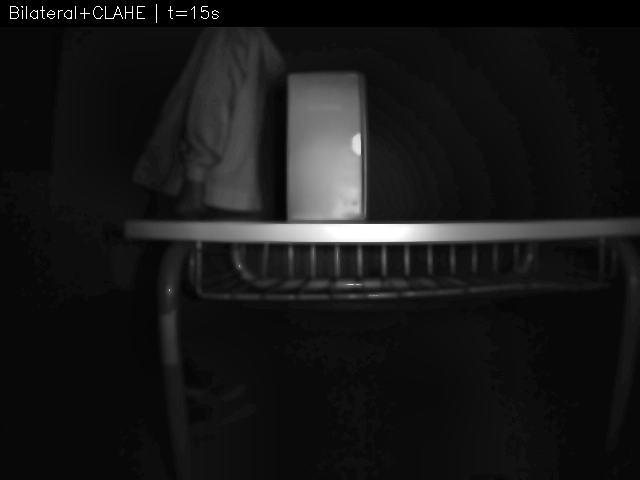
//> input picture samples/snaps_scene100/snap_Bilateral_CLAHE_t15.png, 640 x 480 px, given in place of the camera
$ ./vision_test   (built with g++ and OpenCV 4)
//> lines starting //> are read from the running program, lines starting //| are printed output that depends on the picture
#include <opencv2/opencv.hpp>
#include <iostream>
#include <vector>
#include <thread>
#include <mutex>
#include <atomic>
#include <sys/socket.h>
#include <netinet/in.h>
#include <unistd.h>
#include <cstring>

// --- GLOBAL SHARED RESOURCES ---
cv::Mat globalFrame;
std::mutex frameMutex;
std::atomic<bool> isRunning(true);

// --- MJPEG STREAMING SERVER (Unchanged) ---
void mjpegServer(int port) {
    int server_fd, new_socket;
    struct sockaddr_in address;
    int opt = 1;
    int addrlen = sizeof(address);

    if ((server_fd = socket(AF_INET, SOCK_STREAM, 0)) == 0) {
        perror("Socket failed");
        return;
    }
    if (setsockopt(server_fd, SOL_SOCKET, SO_REUSEADDR | SO_REUSEPORT, &opt, sizeof(opt))) {
        perror("setsockopt");
        return;
    }
    address.sin_family = AF_INET;
    address.sin_addr.s_addr = INADDR_ANY;
    address.sin_port = htons(port);
    if (bind(server_fd, (struct sockaddr *)&address, sizeof(address)) < 0) {
        perror("Bind failed");
        return;
    }
    if (listen(server_fd, 3) < 0) {
        perror("Listen");
        return;
    }

    std::cout << "🌐 MJPEG Server running on port " << port << std::endl;

    while (isRunning) {
        if ((new_socket = accept(server_fd, (struct sockaddr *)&address, (socklen_t*)&addrlen)) < 0) {
            continue;
        }
        std::string header = "HTTP/1.1 200 OK\r\nContent-Type: multipart/x-mixed-replace; boundary=boundarydonotcross\r\nConnection: close\r\n\r\n";
        send(new_socket, header.c_str(), header.length(), 0);

        while (isRunning) {
            cv::Mat img;
            {
                std::lock_guard<std::mutex> lock(frameMutex);
                if (globalFrame.empty()) { usleep(10000); continue; }
                img = globalFrame.clone();
            }

            std::vector<uchar> buffer;
            std::vector<int> params = {cv::IMWRITE_JPEG_QUALITY, 50};
            cv::imencode(".jpg", img, buffer, params);

            std::string boundary = "--boundarydonotcross\r\n";
            std::string contentType = "Content-Type: image/jpeg\r\n";
            std::string contentLength = "Content-Length: " + std::to_string(buffer.size()) + "\r\n\r\n";

            if (send(new_socket, boundary.c_str(), boundary.length(), MSG_NOSIGNAL) < 0) break;
            if (send(new_socket, contentType.c_str(), contentType.length(), MSG_NOSIGNAL) < 0) break;
            if (send(new_socket, contentLength.c_str(), contentLength.length(), MSG_NOSIGNAL) < 0) break;
            if (send(new_socket, buffer.data(), buffer.size(), MSG_NOSIGNAL) < 0) break;
            if (send(new_socket, "\r\n", 2, MSG_NOSIGNAL) < 0) break;

            usleep(33000);
        }
        close(new_socket);
    }
    close(server_fd);
}

// --- VISUALIZATION HELPER ---
// Adds a label to an image
void addLabel(cv::Mat& img, std::string text) {
    cv::rectangle(img, cv::Point(0, 0), cv::Point(img.cols, 25), cv::Scalar(0), -1); // Black banner
    cv::putText(img, text, cv::Point(5, 18), cv::FONT_HERSHEY_SIMPLEX, 0.5, cv::Scalar(255), 1);
}

class NightVisionDemo {
private:
    cv::VideoCapture cap;
    cv::Ptr<cv::CLAHE> clahe;
    cv::Mat sharpen_kernel;

    // Constants
    const double CLAHE_CLIP_LIMIT = 4.0;
    const cv::Size CLAHE_TILE_GRID = cv::Size(8, 8);

public:
    NightVisionDemo(int src) {
        cap.open(src, cv::CAP_V4L2);
        cap.set(cv::CAP_PROP_FRAME_WIDTH, 1920);
        cap.set(cv::CAP_PROP_FRAME_HEIGHT, 1080);
        cap.set(cv::CAP_PROP_BUFFERSIZE, 1);

        clahe = cv::createCLAHE(CLAHE_CLIP_LIMIT, CLAHE_TILE_GRID);

        // Moderate Sharpening Kernel
        sharpen_kernel = (cv::Mat_<float>(3, 3) <<
                           0, -1,  0,
                          -1,  5, -1,
                           0, -1,  0);
    }

    void run() {
        cv::Mat frame, gray, equalized, denoised, sharp, boosted;
        cv::Mat grid, topRow, bottomRow;

        // Small temporary mats for resizing
        cv::Mat s_gray, s_clahe, s_denoise, s_sharp, s_boost, s_final;

        std::cout << "SUCCESS: Pipeline Visualization Started!" << std::endl;

        while (isRunning) {
            cap >> frame;
//> frame is the input picture: 480 rows x 640 cols, CV_8UC3; min 0, max 255, mean 23.6
            if (frame.empty()) break;

            // --- THE PIPELINE ---

            // 1. Raw Input (Rotate & Gray)
            cv::rotate(frame, frame, cv::ROTATE_180);
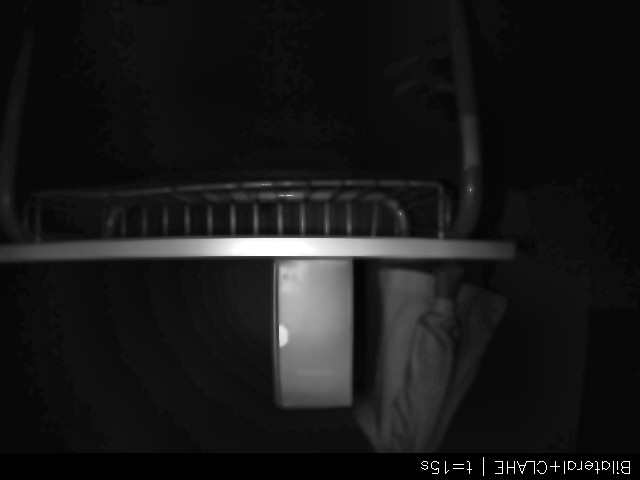
//> frame: 480 rows x 640 cols, CV_8UC3; min 0, max 255, mean 23.6
            cv::cvtColor(frame, gray, cv::COLOR_BGR2GRAY);

            // 2. CLAHE
            clahe->apply(gray, equalized);
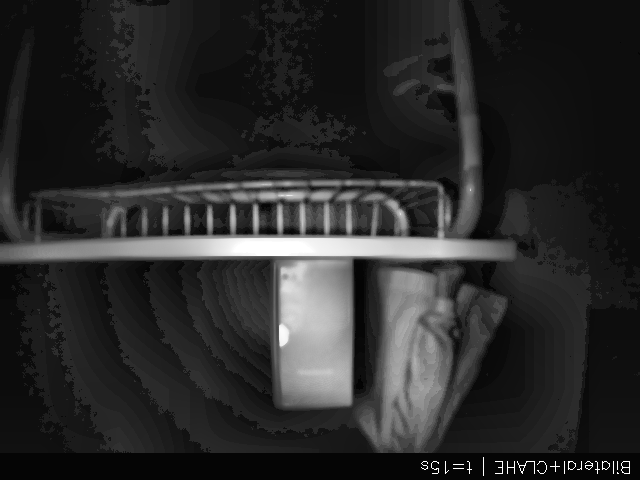
//> equalized: 480 rows x 640 cols, CV_8UC1; min 2, max 255, mean 42.3

            // 3. Denoise
            cv::GaussianBlur(equalized, denoised, cv::Size(3, 3), 0);

            // 4. Sharpen
            cv::filter2D(denoised, sharp, -1, sharpen_kernel);

            // 5. Boost (+25%)
            cv::convertScaleAbs(sharp, boosted, 1.25, 0);
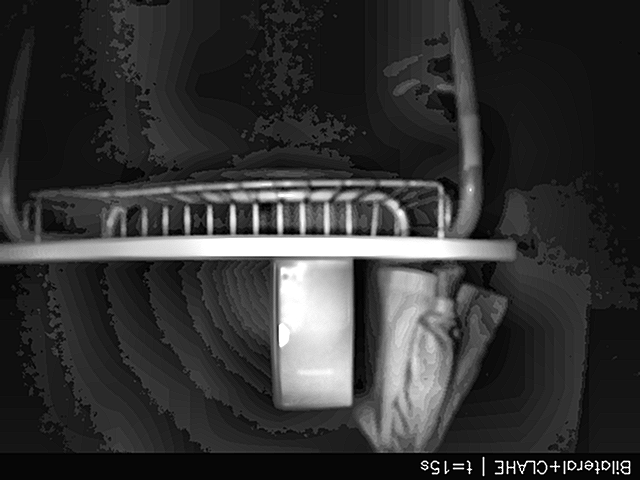
//> boosted: 480 rows x 640 cols, CV_8UC1; min 0, max 255, mean 52.5

            // --- CREATE THE GRID FOR DEMONSTRATION ---

            // Resize all images to smaller size (e.g., 320x240) to fit on screen
            cv::Size smallSize(640, 480);
            cv::resize(gray, s_gray, smallSize);
            cv::resize(equalized, s_clahe, smallSize);
            cv::resize(denoised, s_denoise, smallSize);
            cv::resize(sharp, s_sharp, smallSize);
            cv::resize(boosted, s_boost, smallSize);

            // Make a copy of boosted for the "Final" slot
            s_final = s_boost.clone();

            // Add Labels
            addLabel(s_gray,   "1. Raw Grayscale");
//> in addLabel, `cv::rectangle(img, cv::Point(0, 0), cv::Point(img.cols, 25), cv::Scala..`: img: 480 rows x 640 cols, CV_8UC1; min 0, max 255, mean 23
            addLabel(s_clahe,  "2. CLAHE (Contrast)");
            addLabel(s_denoise,"3. Gaussian Denoise");
            addLabel(s_sharp,  "4. Laplacian Sharpen");
            addLabel(s_boost,  "5. Brightness +25%");
            addLabel(s_final,  "== FINAL RESULT ==");
//> in addLabel (call 6), `cv::putText(img, text, cv::Point(5, 18), cv::FONT_HERSHEY_SIMPLEX, 0.5..`:
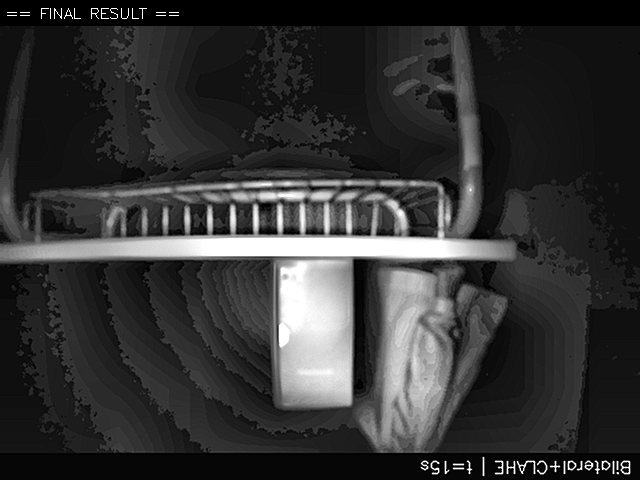
//> img: 480 rows x 640 cols, CV_8UC1; min 0, max 255, mean 51.3

            // Stitch Top Row
            std::vector<cv::Mat> top = {s_gray, s_clahe, s_denoise};
            cv::hconcat(top, topRow);
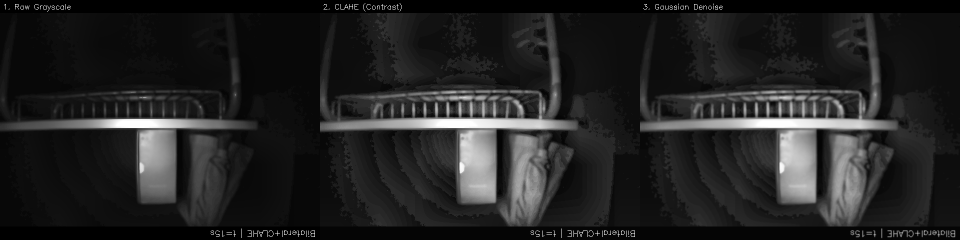
//> topRow: 480 rows x 1920 cols, CV_8UC1 (shown at 1/2 size); min 0, max 255, mean 35.4

            // Stitch Bottom Row
            std::vector<cv::Mat> bottom = {s_sharp, s_boost, s_final};
            cv::hconcat(bottom, bottomRow);
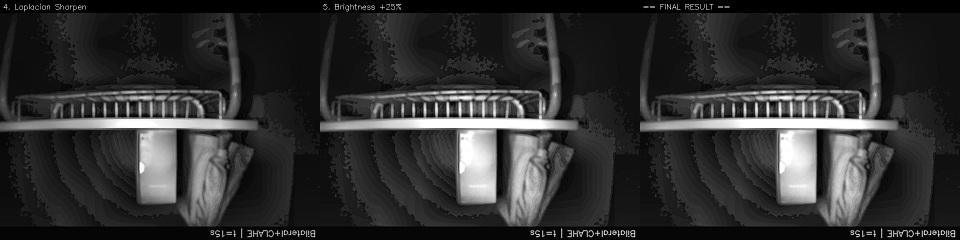
//> bottomRow: 480 rows x 1920 cols, CV_8UC1 (shown at 1/2 size); min 0, max 255, mean 48

            // Stitch Top and Bottom
            cv::vconcat(topRow, bottomRow, grid);
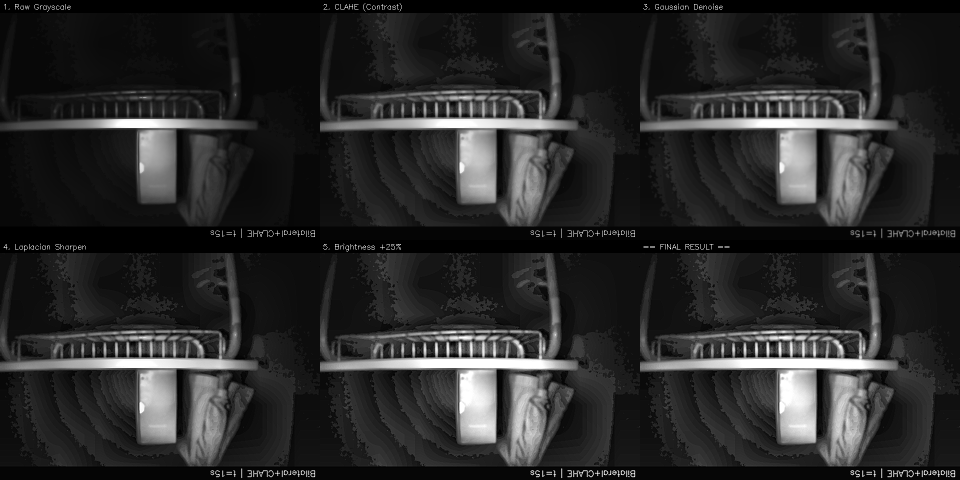
//> grid: 960 rows x 1920 cols, CV_8UC1 (shown at 1/2 size); min 0, max 255, mean 41.7

            // Update Stream
            {
                std::lock_guard<std::mutex> lock(frameMutex);
                grid.copyTo(globalFrame);
            }
        }
    }
};

int main() {
    std::thread serverThread(mjpegServer, 8080);
    serverThread.detach();

    NightVisionDemo demo(0);
    demo.run();

    return 0;
}

$ run again, on samples/snaps_scene100/snap_CLAHE_t15.png
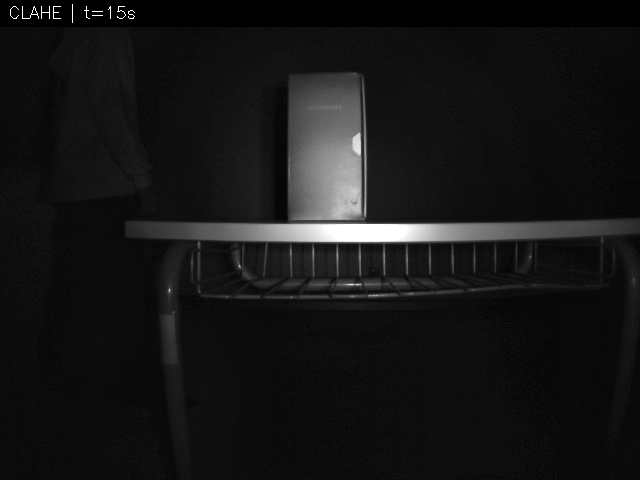
//> input picture samples/snaps_scene100/snap_CLAHE_t15.png, 640 x 480 px, given in place of the camera
//> in run, frame is the input picture: 480 rows x 640 cols, CV_8UC3; min 0, max 255, mean 21.5
//> in run, `cv::hconcat(bottom, bottomRow);`:
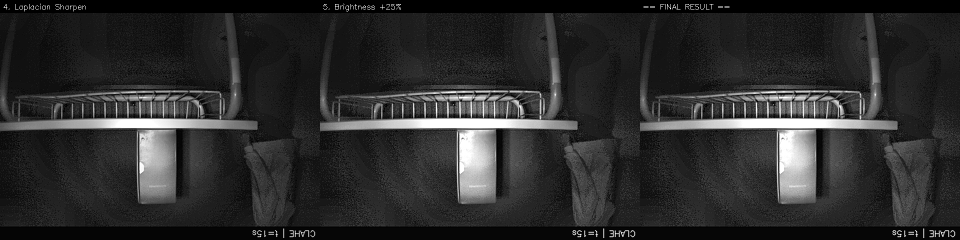
//> bottomRow: 480 rows x 1920 cols, CV_8UC1 (shown at 1/2 size); min 0, max 255, mean 44.8
//> in run, `cv::vconcat(topRow, bottomRow, grid);`:
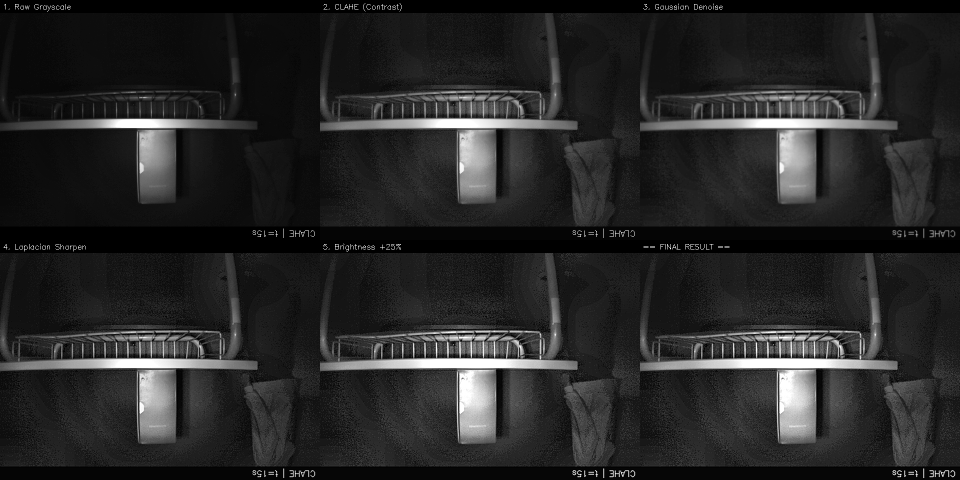
//> grid: 960 rows x 1920 cols, CV_8UC1 (shown at 1/2 size); min 0, max 255, mean 38.8
